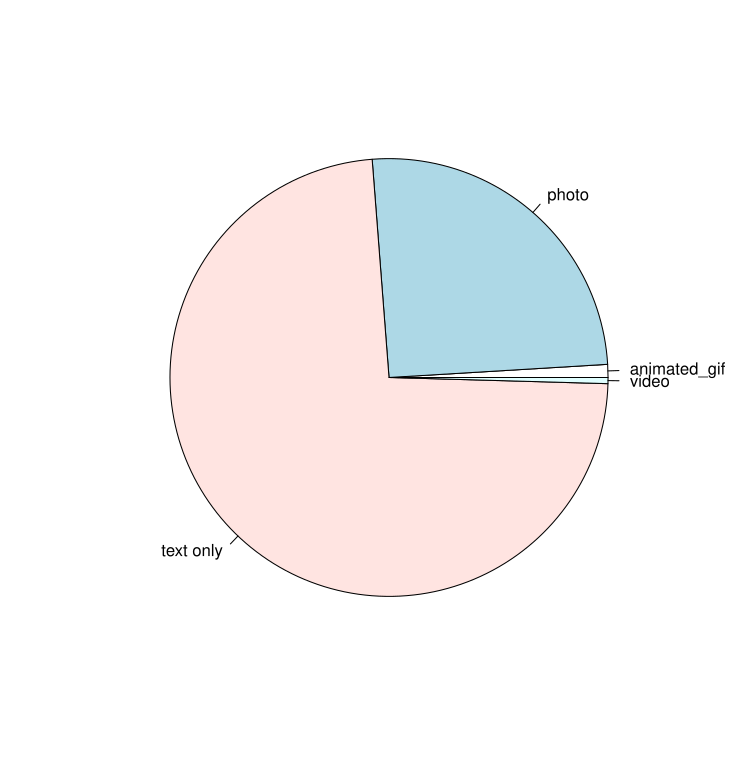

Reproduce this figure in R.
##############################################
#
# Author Nick Lichtsinn
#Lab 5
#
#################################################

my.dir <- "C:/Users/nickl/Documents/Syracuse/IST 719 - Information Visualization/Week 5/"
tweets <- read.csv(file = paste0(my.dir, "climatetweets_useforlecture_25k.csv")
                   , header = TRUE
                   , quote = "\""
                   , stringsAsFactors = FALSE)
view(tweets)

y.media <- tweets$media
y.media

table(y.media)
y.media[y.media == ""] <- "text only"
y.media <- gsub("\\|photo", "", y.media)

pie(100 * round(table(y.media)/sum(table(y.media)), 4))

tweets$created_at[1:3]

"Wed Jul 06 03:35:37 +0000 2016"

conversion.string <- "%a %b %d %H:%M:%S +0000 %Y"

tmp <- strptime(tweets$created_at, conversion.string)

tmp
class(tmp)
any(is.na(tmp))

rm(tmp)
tweets$date <- strptime(tweets$created_at, conversion.string)

tmp <- "10AM and 27 minutes, on June 22, 1999"
strptime(tmp, "%H%p and %M minutes, on %B %d, %Y")

min(tweets$date)
max(tweets$date)
range(tweets$date)
summary(tweets$date)

difftime(min(tweets$date), max(tweets$date))
difftime(min(tweets$date), max(tweets$date), units = "min")
difftime(min(tweets$date), max(tweets$date), units = "weeks")

install.packages("lubridate")
library(lubridate)

wday(tweets$date[1:3], label = TRUE, abbr = TRUE)

barplot(table(wday(tweets$date, label = TRUE, abbr = TRUE)))

tmp <- tweets$user_utc_offset
tweets$date[7:10] + tmp[7:10]

known.times <- tweets$date + tweets$user_utc_offset

index <- which(is.na(known.times))
known.times[index]

known.times <- known.times[-index]

barplot(table(hour(known.times)))


tmp <- "2018.08.30-16.24.49"
strptime(tmp, "%Y.%B.%d-%H.%M.%S")


start.date <- as.POSIXct("2016-06-24 23:59:59")
end.date <- as.POSIXct("2016-06-26 00:00:00")

index <- which((tweets$date > start.date) & (tweets$date < end.date))

tweets.25th <- tweets$date[index]
format.Date(tweets.25th, "%Y%m%d%H%M")

tmp.date <- as.POSIXct(strptime(format.Date(tweets.25th, "%Y%m%d%H%M"), "%Y%m%d%H%M"))

plot(table(tmp.date))

length(table(tmp.date))
24*60

tmp.tab <- table(tmp.date)

plot(as.POSIXct(names(tmp.tab)), as.numeric(tmp.tab), type = "h")

x <- seq.POSIXt(from = start.date + 1, to = end.date - 1, by = "min")
length(x)
y <- rep(0, length(x))
y[match(names(tmp.tab), as.character(x))] <- as.numeric(tmp.tab)

plot(x,y, type = "p", pch = 16, cex = .4)
plot(x,y, type = "l")


# hashtag wordcloud

tweets$text[5:10]

library(stringr)

tags <- str_extract_all(tweets$text, "#\\S+", simplify = FALSE)
tags

tags <- tags[lengths(tags) > 0]
tags <- unlist(tags)
tags

tags <- tolower(tags)
tags <- gsub("#|[[:punct:]]", "", tags)

tags.tab <- sort(table(tags), decreasing = TRUE)
tags.tab[1:10]

zap <- which(tags.tab < 3)
tags.tab <- tags.tab[-zap]

boxplot(as.numeric(tags.tab))
plot(as.numeric(tags.tab))

df <- data.frame(words = names(tags.tab), count = as.numeric(tags.tab), stringsAsFactors = FALSE)

par(mfrow = c(3,3))
plot(df$count, main = "raw")
y <- df$count/max(df$count)
plot(y, main = "0-1")
plot(df$count^2, main = "^2")
plot(df$count^(1/2), main = "^(1/2")
plot(df$count^(1/5), main = "^(1/5")
plot(log10(df$count), main = "log10")
plot(log(df$count), main = "log")
# log10(c(1,10,100,1000,1237,10000))

# wordcloud
library(wordcloud)
myPal <- colorRampPalette(c("purple", "blue", "gold"))

gc()

df
my.counts <- (df$count[index])^(1/2)
index <- which(df$count > 9)
par(mar=c(0,0,0,0), bg = "black")
wordcloud(df$words[index], my.counts, scale = c(6, 0.7)
          , min.freq = 1
          , max.words = Inf, random.order = FALSE
          , random.color = FALSE, ordered.colors = TRUE
          , rot.per = 0, colors = myPal(length(df$words[index])))

##########################################################################################################################################
##########################################################################################################################################
##########################################################################################################################################
##########################################################################################################################################
##########################################################################################################################################

my.dir <- "C:/Users/nickl/Documents/Syracuse/IST 719 - Information Visualization/Week 3/"
sales <- read.csv(file = paste0(my.dir, "sales.csv"), header = TRUE, stringsAsFactors = FALSE)

#install.packages("alluvial")
library(alluvial)
dat <- as.data.frame(Titanic, stringsAsFactors = FALSE)
alluvial(dat[,1:4], freq = dat$Freq)

alluv.df <- aggregate(sales$units.sold, list(sales$rep.region, sales$type), sum)

colnames(alluv.df) <- c("reg", "type", "units.sold")

alluvial(alluv.df[,1:2], freq = alluv.df$units.sold)
my.cols <- rep("gold", nrow(alluv.df))
my.cols[alluv.df$type == "red"] <- "red"

alluvial(alluv.df[,1:2], freq = alluv.df$units.sold, col = my.cols)

alluvial(alluv.df[,1:2], freq = alluv.df$units.sold, col = ifelse(alluv.df$type == "red", "red", "gold"))

options(stringsAsFactors = FALSE)

alluv.df <- aggregate(sales$units.sold, list(sales$rep.region
                                             , sales$type
                                             , sales$wine)
                      , sum)
colnames(alluv.df) <- c("reg", "type", "wine", "units.sold")

alluvial(alluv.df[,1:3], freq = alluv.df$units.sold, col = ifelse(alluv.df$type == "red", "red", "gold"), border = 3, gap.width = .25)


library(RColorBrewer)
#install.packages("treemap")
library(treemap)

colnames(sales)


treemap(sales, index = c("rep.region")
        , vSize = "income"
        , fontsize.labels = 18
        , palette = "Greens")



treemap(sales, index = c("rep.region")
        , vSize = "income"
        , vColor = "units.sold"
        , type = "dens"
        , fontsize.labels = 18
        , palette = "Greens")

treemap(sales, index = c("rep.region")
        , vSize = "income"
        , vColor = "units.sold"
        , type = "value"
        , fontsize.labels = 18
        , palette = "OrRd")

treemap(sales, index = c("rep.region", "sales.rep", "type")
        , vSize = "income"
        , vColor = "units.sold"
        , type = "index"
        , fontsize.labels = 18
        , palette = brewer.pal(8, "Set1"))


##########################################################################################################################################
##########################################################################################################################################
##########################################################################################################################################
##########################################################################################################################################
##########################################################################################################################################

#install.packages("riverplot")
library(riverplot)
river <- riverplot.example()
par(mfrow = c(2,1), mar = c(1,1,1,1))
plot(river, srt = 90, lty = 1)
class(river)

x <- river
x$edges
x$nodes
x$edges$Value[2] <- 45
x$edges$Value[1] <- 15
x$nodes$x[5] <- 5

plot(x, srt = 90, lty = 1)

df <- aggregate(sales$income, list(type = sales$type, wine = sales$wine), sum)
df <- df[order(df$type, df$x), ]

node.name <- c("wine", unique(df$type), df$wine)
node.position <- c(1,2,2,3,3,3,3,3,3,3)
node.color <- rep("gray", length(node.name))
node.color <- c("deepskyblue", "red", "yellow"
                , "brown4", "firebrick3", "deeppink4"
                , "khaki1", "lightgoldenrod1", "gold", "goldenrod1")

node <- data.frame(ID = node.name, x = node.position, col = node.color, stringsAsFactors = FALSE)

parent.nodes <- c("wine", "wine", df$type)
child.nodes <- c("red", "white", df$wine)

value <- c(sum(df$x[df$type == "red"]), sum(df$x[df$type == "white"]), df$x)
edges <- data.frame(N1 = parent.nodes, N2 = child.nodes, Value = value)

r <- makeRiver(node, edges)
par(mar = c(0,0,0,0))
plot(r)


##########################################################################################################################################
##########################################################################################################################################
##########################################################################################################################################
##########################################################################################################################################
##########################################################################################################################################


dat <- tapply(sales$units.sold, list(sales$type, sales$rep.region), sum)

barplot(dat, beside = TRUE, col = c("brown", "gold"), main = "Units Sold by region by Type")
